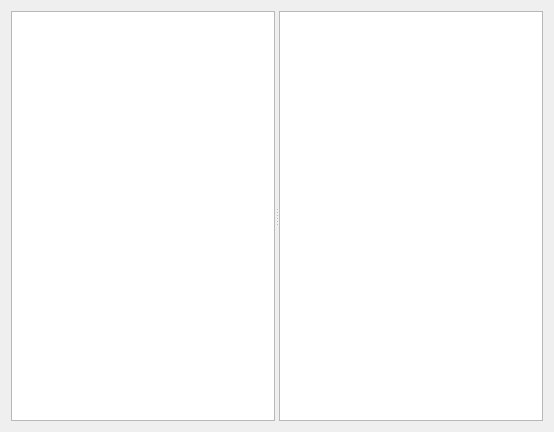
<?xml version="1.0" encoding="UTF-8"?>
<ui version="4.0">
 <class>Dialog</class>
 <widget class="QDialog" name="Dialog">
  <property name="geometry">
   <rect>
    <x>0</x>
    <y>0</y>
    <width>554</width>
    <height>432</height>
   </rect>
  </property>
  <property name="windowTitle">
   <string>Dialog</string>
  </property>
  <layout class="QVBoxLayout" name="verticalLayout">
   <item>
    <widget class="QSplitter" name="splitter">
     <property name="orientation">
      <enum>Qt::Horizontal</enum>
     </property>
     <widget class="QTreeView" name="treeView"/>
     <widget class="QListView" name="listView">
      <property name="viewMode">
       <enum>QListView::IconMode</enum>
      </property>
     </widget>
    </widget>
   </item>
  </layout>
 </widget>
 <resources/>
 <connections/>
</ui>
